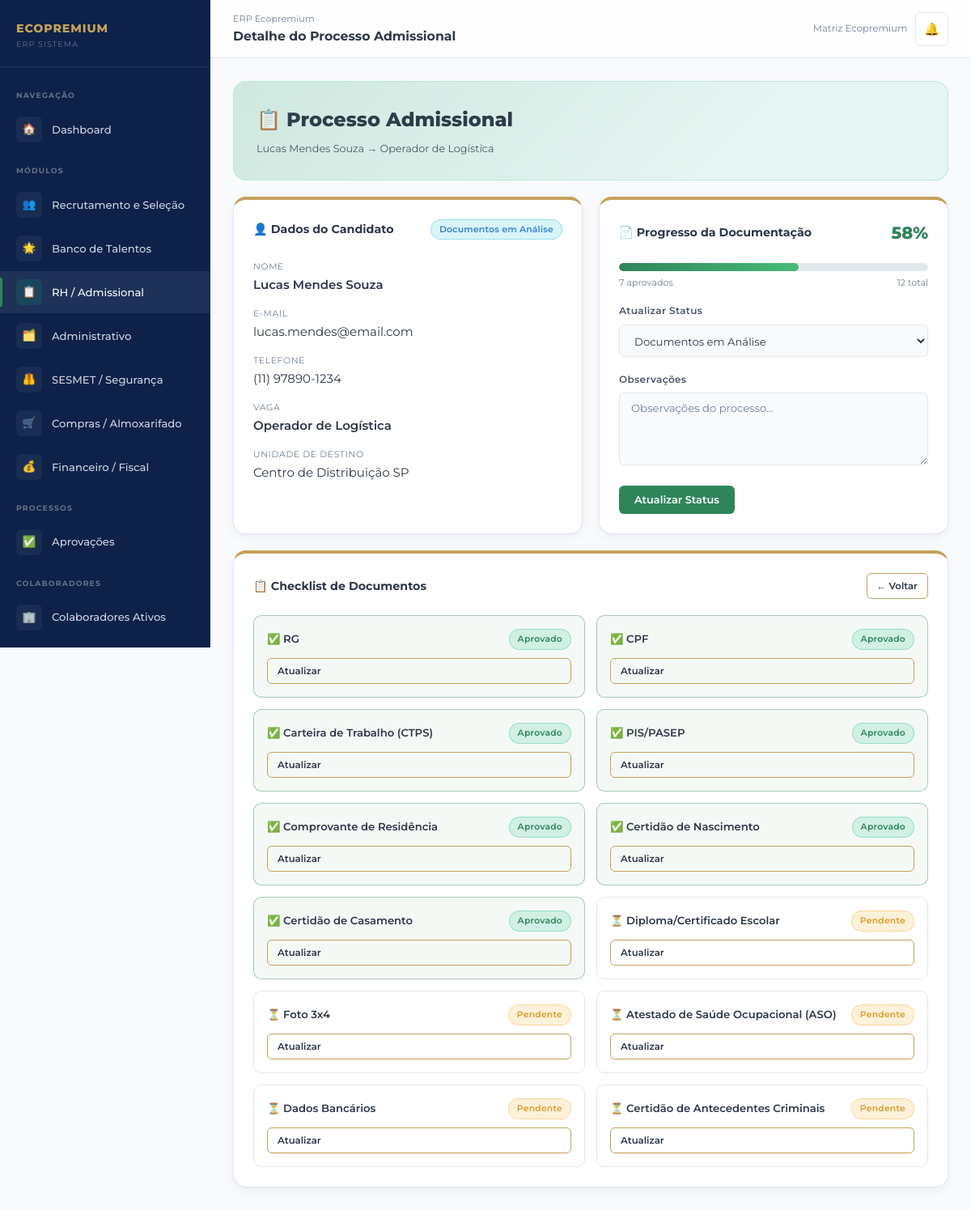
/admissional/1/ (signed in), run on the app's committed database.
### core/models.py (models this page shows, shortened)
class PerfilUsuario(models.Model):
    PERFIS = [
        ('admin', 'Administrador'),
        ('gestor', 'Gestor'),
        ('rh', 'RH / Departamento Pessoal'),
        ('financeiro', 'Financeiro / Fiscal'),
        ('sesmet', 'SESMET / Segurança do Trabalho'),
        ('compras', 'Compras / Almoxarifado'),
        ('operacional', 'Operacional'),
    ]
    MARCAS = [
        ('eco_premium', 'Eco Premium'),
        ('trip_premium', 'Trip Premium'),
        ('log_premium', 'Log Premium'),
        ('matriz', 'Matriz Ecopremium'),
    ]
    usuario = models.OneToOneField(User, on_delete=models.CASCADE, related_name='perfil')
    perfil = models.CharField(max_length=20, choices=PERFIS, default='operacional')
    marca = models.CharField(max_length=20, choices=MARCAS, default='eco_premium')
    unidade = models.CharField(max_length=100, default='Matriz')
    telefone = models.CharField(max_length=20, blank=True)
    avatar_iniciais = models.CharField(max_length=3, blank=True)
    criado_em = models.DateTimeField(auto_now_add=True)
    class Meta:
        verbose_name = 'Perfil de Usuário'
        verbose_name_plural = 'Perfis de Usuários'

### admissional/models.py (models this page shows, shortened)
class Admissao(models.Model):
    STATUS = [
        ('aguardando_documentos', 'Aguardando Documentos'),
        ('documentos_em_analise', 'Documentos em Análise'),
        ('documentos_pendentes', 'Documentos Pendentes'),
        ('cadastro_sistema', 'Cadastro no Sistema'),
        ('contrato_gerado', 'Contrato Gerado'),
        ('integracao', 'Em Integração'),
        ('epis_entregues', 'EPIs Entregues'),
        ('liberado', 'Liberado para Unidade'),
        ('concluido', 'Concluído'),
    ]
    candidato_nome = models.CharField(max_length=200, verbose_name='Nome do Candidato')
    candidato_email = models.EmailField(verbose_name='E-mail do Candidato')
    candidato_telefone = models.CharField(max_length=20, blank=True)
    vaga_nome = models.CharField(max_length=200, verbose_name='Vaga')
    unidade_destino = models.CharField(max_length=100, verbose_name='Unidade de Destino')
    colaborador = models.OneToOneField(Colaborador, on_delete=models.SET_NULL,
                                        null=True, blank=True, related_name='admissao')
    status = models.CharField(max_length=30, choices=STATUS, default='aguardando_documentos')
    responsavel_rh = models.ForeignKey(User, on_delete=models.SET_NULL, null=True, blank=True,
                                        related_name='admissoes_responsavel')
    observacoes = models.TextField(blank=True)
    criado_em = models.DateTimeField(auto_now_add=True)
    atualizado_em = models.DateTimeField(auto_now=True)
    concluido_em = models.DateTimeField(null=True, blank=True)
    class Meta:
        verbose_name = 'Processo Admissional'
        verbose_name_plural = 'Processos Admissionais'
        ordering = ['-criado_em']

class DocumentoAdmissional(models.Model):
    TIPOS = [
        ('rg', 'RG'),
        ('cpf', 'CPF'),
        ('ctps', 'Carteira de Trabalho (CTPS)'),
        ('pis', 'PIS/PASEP'),
        ('comprovante_residencia', 'Comprovante de Residência'),
        ('certidao_nascimento', 'Certidão de Nascimento'),
        ('certidao_casamento', 'Certidão de Casamento'),
        ('diploma', 'Diploma/Certificado Escolar'),
        ('foto_3x4', 'Foto 3x4'),
        ('atestado_saude', 'Atestado de Saúde Ocupacional (ASO)'),
        ('dados_bancarios', 'Dados Bancários'),
        ('antecedentes', 'Certidão de Antecedentes Criminais'),
    ]
    STATUS = [
        ('pendente', 'Pendente'),
        ('aguardando_analise', 'Aguardando Análise'),
        ('aprovado', 'Aprovado'),
        ('rejeitado', 'Rejeitado — Solicitar Correção'),
    ]
    admissao = models.ForeignKey(Admissao, on_delete=models.CASCADE, related_name='documentos')
    tipo = models.CharField(max_length=30, choices=TIPOS)
    status = models.CharField(max_length=20, choices=STATUS, default='pendente')
    observacao = models.TextField(blank=True, verbose_name='Observação')
    atualizado_em = models.DateTimeField(auto_now=True)
    class Meta:
        verbose_name = 'Documento Admissional'
        verbose_name_plural = 'Documentos Admissionais'
        unique_together = ('admissao', 'tipo')

### admissional/views.py (the view)
# urls.py: path('<int:pk>/', views.detalhe_admissao, name='detalhe_admissao'),
@login_required
def detalhe_admissao(request, pk):
    admissao = get_object_or_404(Admissao, pk=pk)
    documentos = admissao.documentos.all()
    docs_aprovados = documentos.filter(status='aprovado').count()
    docs_total = documentos.count()
    percentual = int((docs_aprovados / docs_total * 100) if docs_total else 0)
    return render(request, 'admissional/detalhe_admissao.html', {
        'admissao': admissao,
        'documentos': documentos,
        'percentual': percentual,
        'docs_aprovados': docs_aprovados,
        'docs_total': docs_total,
        'todos_aprovados': docs_aprovados == docs_total and docs_total > 0,
    })

### templates/admissional/detalhe_admissao.html (shortened to what this page needs)
{% extends 'base.html' %}
{% block nav_admissional %}active{% endblock %}
{% block topbar_title %}Detalhe do Processo Admissional{% endblock %}
{% block content %}
<div class="module-banner mod-banner-2" style="margin-bottom:20px;">
  <div class="mod-title">📋 Processo Admissional</div>
  <div class="mod-desc">{{ admissao.candidato_nome }} → {{ admissao.vaga_nome }}</div>
</div>
<div style="display:grid;grid-template-columns:1fr 1fr;gap:20px;margin-bottom:20px;">
  <div class="card">
    <div class="card-header">
      <div class="card-title">👤 Dados do Candidato</div>
      <span class="badge {% if admissao.status == 'concluido' %}badge-success{% elif admissao.status == 'documentos_pendentes' %}badge-danger{% elif admissao.status == 'aguardando_documentos' %}badge-warning{% else %}badge-info{% endif %}">
        {{ admissao.get_status_display }}
      </span>
    </div>
    <div style="display:grid;gap:10px;">
      <div><span style="font-size:0.72rem;color:var(--text-muted);text-transform:uppercase;letter-spacing:.06em;">Nome</span><div style="font-weight:600;">{{ admissao.candidato_nome }}</div></div>
      <div><span style="font-size:0.72rem;color:var(--text-muted);text-transform:uppercase;letter-spacing:.06em;">E-mail</span><div>{{ admissao.candidato_email }}</div></div>
      <div><span style="font-size:0.72rem;color:var(--text-muted);text-transform:uppercase;letter-spacing:.06em;">Telefone</span><div>{{ admissao.candidato_telefone|default:"—" }}</div></div>
      <div><span style="font-size:0.72rem;color:var(--text-muted);text-transform:uppercase;letter-spacing:.06em;">Vaga</span><div style="font-weight:600;">{{ admissao.vaga_nome }}</div></div>
      <div><span style="font-size:0.72rem;color:var(--text-muted);text-transform:uppercase;letter-spacing:.06em;">Unidade de Destino</span><div>{{ admissao.unidade_destino }}</div></div>
    </div>
  </div>
  <div class="card">
    <div class="card-header">
      <div class="card-title">📄 Progresso da Documentação</div>
      <span style="font-size:1.4rem;font-weight:800;color:var(--mod2-green);">{{ percentual }}%</span>
    </div>
    <div style="margin-bottom:16px;">
      <div style="height:10px;background:var(--border);border-radius:99px;overflow:hidden;">
        <div style="height:100%;background:linear-gradient(90deg, var(--mod2-green), #48bb78);width:{{ percentual }}%;transition:width 0.6s ease;border-radius:99px;"></div>
      </div>
      <div style="display:flex;justify-content:space-between;margin-top:6px;font-size:0.74rem;color:var(--text-muted);">
        <span>{{ docs_aprovados }} aprovados</span>
        <span>{{ docs_total }} total</span>
      </div>
    </div>
    {% if admissao.status != 'concluido' %}
    <div style="margin-top:16px;">
      <form method="post" action="{% url 'avancar_admissao' admissao.pk %}">
        <div class="form-group">
          <label class="form-label">Atualizar Status</label>
          <select name="novo_status" class="form-control">
            {% for val, label in admissao.STATUS %}
            <option value="{{ val }}" {% if admissao.status == val %}selected{% endif %}>{{ label }}</option>
            {% endfor %}
          </select>
        </div>
        <div class="form-group">
          <label class="form-label">Observações</label>
          <textarea name="observacoes" class="form-control" rows="2" placeholder="Observações do processo...">{{ admissao.observacoes }}</textarea>
        </div>
        <button type="submit" class="btn btn-mod2">Atualizar Status</button>
      </form>
    </div>
    {% endif %}
  </div>
</div>
<div class="card">
  <div class="card-header">
    <div class="card-title">📋 Checklist de Documentos</div>
    <a href="{% url 'lista_admissoes' %}" class="btn btn-outline btn-sm">← Voltar</a>
  </div>
  <div style="display:grid;grid-template-columns:repeat(auto-fill,minmax(300px,1fr));gap:14px;">
    {% for doc in documentos %}
    <div style="border:1px solid {% if doc.status == 'aprovado' %}rgba(47,133,90,0.4){% elif doc.status == 'rejeitado' %}rgba(229,62,62,0.4){% else %}var(--border){% endif %};border-radius:var(--radius-md);padding:16px;background:{% if doc.status == 'aprovado' %}rgba(47,133,90,0.05){% elif doc.status == 'rejeitado' %}rgba(229,62,62,0.05){% else %}var(--bg-card){% endif %};">
      <div style="display:flex;justify-content:space-between;align-items:center;margin-bottom:10px;">
        <div style="font-weight:600;font-size:0.88rem;">
          {% if doc.status == 'aprovado' %}✅{% elif doc.status == 'rejeitado' %}❌{% elif doc.status == 'aguardando_analise' %}🔍{% else %}⏳{% endif %}
          {{ doc.get_tipo_display }}
        </div>
        <span class="badge {% if doc.status == 'aprovado' %}badge-success{% elif doc.status == 'rejeitado' %}badge-danger{% elif doc.status == 'aguardando_analise' %}badge-info{% else %}badge-warning{% endif %}">
          {{ doc.get_status_display }}
        </span>
      </div>
      <a href="{% url 'atualizar_documento' admissao.pk doc.pk %}" class="btn btn-sm btn-outline" style="width:100%;">Atualizar</a>
    </div>
    {% endfor %}
  </div>
</div>
{% endblock %}

### templates/base.html (shortened to what this page needs)
{% load static %}
<!DOCTYPE html>
<html lang="pt-BR">
<head>
  <link rel="stylesheet" href="{% static 'css/main.css' %}?v=2">
</head>
<body>
<div class="erp-layout">
  <aside class="sidebar" id="sidebar">
    <div class="sidebar-logo">
      <div class="sidebar-logo-text">
        <div class="brand-name">ECOPREMIUM</div>
        <div class="brand-sub">ERP Sistema</div>
      </div>
    </div>
    <nav class="sidebar-nav">
      <div class="nav-section-label">Navegação</div>
      <a href="{% url 'dashboard' %}" class="nav-item {% block nav_dashboard %}{% endblock %}">
        <span class="nav-icon">🏠</span>
        Dashboard
      </a>
      <div class="nav-section-label">Módulos</div>
      <a href="{% url 'lista_vagas' %}" class="nav-item mod1 {% block nav_recrutamento %}{% endblock %}">
        <span class="nav-icon">👥</span>
        Recrutamento e Seleção
      </a>
      <a href="{% url 'banco_talentos' %}" class="nav-item mod1 {% block nav_talentos %}{% endblock %}">
        <span class="nav-icon">🌟</span>
        Banco de Talentos
      </a>
      <a href="{% url 'lista_admissoes' %}" class="nav-item mod2 {% block nav_admissional %}{% endblock %}">
        <span class="nav-icon">📋</span>
        RH / Admissional
      </a>
      <a href="{% url 'lista_demandas' %}" class="nav-item mod3 {% block nav_administrativo %}{% endblock %}">
        <span class="nav-icon">🗂️</span>
        Administrativo
      </a>
      <a href="{% url 'dashboard_sesmet' %}" class="nav-item mod4 {% block nav_sesmet %}{% endblock %}">
        <span class="nav-icon">🦺</span>
        SESMET / Segurança
      </a>
      <a href="{% url 'painel_compras' %}" class="nav-item mod5 {% block nav_compras %}{% endblock %}">
        <span class="nav-icon">🛒</span>
        Compras / Almoxarifado
      </a>
      <a href="{% url 'painel_financeiro' %}" class="nav-item mod6 {% block nav_financeiro %}{% endblock %}">
        <span class="nav-icon">💰</span>
        Financeiro / Fiscal
      </a>
      <div class="nav-section-label">Processos</div>
      <a href="{% url 'aprovacoes_pendentes' %}" class="nav-item {% block nav_aprovacoes %}{% endblock %}" id="navAprovacoes">
        <span class="nav-icon">✅</span>
        Aprovações
      </a>
      <div class="nav-section-label">Colaboradores</div>
      <a href="{% url 'lista_colaboradores' %}" class="nav-item {% block nav_colaboradores %}{% endblock %}">
        <span class="nav-icon">🏢</span>
        Colaboradores Ativos
      </a>
    </nav>
  </aside>
  <div class="main-content">
    <div class="topbar">
      <div class="topbar-title">
        <span class="breadcrumb">ERP Ecopremium</span>
        {% block topbar_title %}Dashboard{% endblock %}
      </div>
      <div class="topbar-actions">
        <span style="font-size:0.78rem;color:var(--text-muted);">
          {% if user.perfil %}{{ user.perfil.get_marca_display }}{% endif %}
        </span>
        <a href="#" class="notif-btn" id="notifBtn" title="Notificações">
          🔔
        </a>
      </div>
    </div>
    <div class="content-area">
      {% block content %}{% endblock %}
    </div>
  </div>
</div>
</body>
</html>

### data on the page
Admissao: candidato_nome "Lucas Mendes Souza", vaga_nome "Operador de Logística", status "Documentos em Análise", candidato_email "lucas.mendes@email.com", candidato_telefone "(11) 97890-1234", unidade_destino "Centro de Distribuição SP", novo_status "Documentos em Análise"
DocumentoAdmissional: tipo "RG", status "Aprovado"
DocumentoAdmissional: tipo "CPF", status "Aprovado"
DocumentoAdmissional: tipo "Carteira de Trabalho (CTPS)", status "Aprovado"
DocumentoAdmissional: tipo "PIS/PASEP", status "Aprovado"
DocumentoAdmissional: tipo "Comprovante de Residência", status "Aprovado"
DocumentoAdmissional: tipo "Certidão de Nascimento", status "Aprovado"
DocumentoAdmissional: tipo "Certidão de Casamento", status "Aprovado"
DocumentoAdmissional: tipo "Diploma/Certificado Escolar", status "Pendente"
DocumentoAdmissional: tipo "Foto 3x4", status "Pendente"
DocumentoAdmissional: tipo "Atestado de Saúde Ocupacional (ASO)", status "Pendente"
DocumentoAdmissional: tipo "Dados Bancários", status "Pendente"
DocumentoAdmissional: tipo "Certidão de Antecedentes Criminais", status "Pendente"

### other printed values
{{ user.perfil.get_marca_display }} "Matriz Ecopremium"
{{ percentual }} "58"
{{ docs_aprovados }} "7"
{{ docs_total }} "12"
